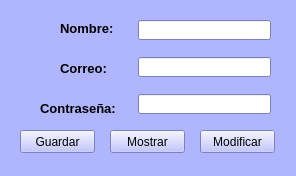
<?xml version="1.0" encoding="UTF-8"?>
<ui version="4.0">
 <class>Practica</class>
 <widget class="QWidget" name="Practica">
  <property name="geometry">
   <rect>
    <x>0</x>
    <y>0</y>
    <width>296</width>
    <height>176</height>
   </rect>
  </property>
  <property name="palette">
   <palette>
    <active>
     <colorrole role="WindowText">
      <brush brushstyle="SolidPattern">
       <color alpha="255">
        <red>0</red>
        <green>0</green>
        <blue>0</blue>
       </color>
      </brush>
     </colorrole>
     <colorrole role="Button">
      <brush brushstyle="SolidPattern">
       <color alpha="255">
        <red>175</red>
        <green>181</green>
        <blue>255</blue>
       </color>
      </brush>
     </colorrole>
     <colorrole role="Light">
      <brush brushstyle="SolidPattern">
       <color alpha="255">
        <red>255</red>
        <green>255</green>
        <blue>255</blue>
       </color>
      </brush>
     </colorrole>
     <colorrole role="Midlight">
      <brush brushstyle="SolidPattern">
       <color alpha="255">
        <red>215</red>
        <green>218</green>
        <blue>255</blue>
       </color>
      </brush>
     </colorrole>
     <colorrole role="Dark">
      <brush brushstyle="SolidPattern">
       <color alpha="255">
        <red>87</red>
        <green>90</green>
        <blue>127</blue>
       </color>
      </brush>
     </colorrole>
     <colorrole role="Mid">
      <brush brushstyle="SolidPattern">
       <color alpha="255">
        <red>117</red>
        <green>121</green>
        <blue>170</blue>
       </color>
      </brush>
     </colorrole>
     <colorrole role="Text">
      <brush brushstyle="SolidPattern">
       <color alpha="255">
        <red>0</red>
        <green>0</green>
        <blue>0</blue>
       </color>
      </brush>
     </colorrole>
     <colorrole role="BrightText">
      <brush brushstyle="SolidPattern">
       <color alpha="255">
        <red>255</red>
        <green>255</green>
        <blue>255</blue>
       </color>
      </brush>
     </colorrole>
     <colorrole role="ButtonText">
      <brush brushstyle="SolidPattern">
       <color alpha="255">
        <red>0</red>
        <green>0</green>
        <blue>0</blue>
       </color>
      </brush>
     </colorrole>
     <colorrole role="Base">
      <brush brushstyle="SolidPattern">
       <color alpha="255">
        <red>255</red>
        <green>255</green>
        <blue>255</blue>
       </color>
      </brush>
     </colorrole>
     <colorrole role="Window">
      <brush brushstyle="SolidPattern">
       <color alpha="255">
        <red>175</red>
        <green>181</green>
        <blue>255</blue>
       </color>
      </brush>
     </colorrole>
     <colorrole role="Shadow">
      <brush brushstyle="SolidPattern">
       <color alpha="255">
        <red>0</red>
        <green>0</green>
        <blue>0</blue>
       </color>
      </brush>
     </colorrole>
     <colorrole role="AlternateBase">
      <brush brushstyle="SolidPattern">
       <color alpha="255">
        <red>215</red>
        <green>218</green>
        <blue>255</blue>
       </color>
      </brush>
     </colorrole>
     <colorrole role="ToolTipBase">
      <brush brushstyle="SolidPattern">
       <color alpha="255">
        <red>255</red>
        <green>255</green>
        <blue>220</blue>
       </color>
      </brush>
     </colorrole>
     <colorrole role="ToolTipText">
      <brush brushstyle="SolidPattern">
       <color alpha="255">
        <red>0</red>
        <green>0</green>
        <blue>0</blue>
       </color>
      </brush>
     </colorrole>
     <colorrole role="PlaceholderText">
      <brush brushstyle="SolidPattern">
       <color alpha="128">
        <red>0</red>
        <green>0</green>
        <blue>0</blue>
       </color>
      </brush>
     </colorrole>
    </active>
    <inactive>
     <colorrole role="WindowText">
      <brush brushstyle="SolidPattern">
       <color alpha="255">
        <red>0</red>
        <green>0</green>
        <blue>0</blue>
       </color>
      </brush>
     </colorrole>
     <colorrole role="Button">
      <brush brushstyle="SolidPattern">
       <color alpha="255">
        <red>175</red>
        <green>181</green>
        <blue>255</blue>
       </color>
      </brush>
     </colorrole>
     <colorrole role="Light">
      <brush brushstyle="SolidPattern">
       <color alpha="255">
        <red>255</red>
        <green>255</green>
        <blue>255</blue>
       </color>
      </brush>
     </colorrole>
     <colorrole role="Midlight">
      <brush brushstyle="SolidPattern">
       <color alpha="255">
        <red>215</red>
        <green>218</green>
        <blue>255</blue>
       </color>
      </brush>
     </colorrole>
     <colorrole role="Dark">
      <brush brushstyle="SolidPattern">
       <color alpha="255">
        <red>87</red>
        <green>90</green>
        <blue>127</blue>
       </color>
      </brush>
     </colorrole>
     <colorrole role="Mid">
      <brush brushstyle="SolidPattern">
       <color alpha="255">
        <red>117</red>
        <green>121</green>
        <blue>170</blue>
       </color>
      </brush>
     </colorrole>
     <colorrole role="Text">
      <brush brushstyle="SolidPattern">
       <color alpha="255">
        <red>0</red>
        <green>0</green>
        <blue>0</blue>
       </color>
      </brush>
     </colorrole>
     <colorrole role="BrightText">
      <brush brushstyle="SolidPattern">
       <color alpha="255">
        <red>255</red>
        <green>255</green>
        <blue>255</blue>
       </color>
      </brush>
     </colorrole>
     <colorrole role="ButtonText">
      <brush brushstyle="SolidPattern">
       <color alpha="255">
        <red>0</red>
        <green>0</green>
        <blue>0</blue>
       </color>
      </brush>
     </colorrole>
     <colorrole role="Base">
      <brush brushstyle="SolidPattern">
       <color alpha="255">
        <red>255</red>
        <green>255</green>
        <blue>255</blue>
       </color>
      </brush>
     </colorrole>
     <colorrole role="Window">
      <brush brushstyle="SolidPattern">
       <color alpha="255">
        <red>175</red>
        <green>181</green>
        <blue>255</blue>
       </color>
      </brush>
     </colorrole>
     <colorrole role="Shadow">
      <brush brushstyle="SolidPattern">
       <color alpha="255">
        <red>0</red>
        <green>0</green>
        <blue>0</blue>
       </color>
      </brush>
     </colorrole>
     <colorrole role="AlternateBase">
      <brush brushstyle="SolidPattern">
       <color alpha="255">
        <red>215</red>
        <green>218</green>
        <blue>255</blue>
       </color>
      </brush>
     </colorrole>
     <colorrole role="ToolTipBase">
      <brush brushstyle="SolidPattern">
       <color alpha="255">
        <red>255</red>
        <green>255</green>
        <blue>220</blue>
       </color>
      </brush>
     </colorrole>
     <colorrole role="ToolTipText">
      <brush brushstyle="SolidPattern">
       <color alpha="255">
        <red>0</red>
        <green>0</green>
        <blue>0</blue>
       </color>
      </brush>
     </colorrole>
     <colorrole role="PlaceholderText">
      <brush brushstyle="SolidPattern">
       <color alpha="128">
        <red>0</red>
        <green>0</green>
        <blue>0</blue>
       </color>
      </brush>
     </colorrole>
    </inactive>
    <disabled>
     <colorrole role="WindowText">
      <brush brushstyle="SolidPattern">
       <color alpha="255">
        <red>87</red>
        <green>90</green>
        <blue>127</blue>
       </color>
      </brush>
     </colorrole>
     <colorrole role="Button">
      <brush brushstyle="SolidPattern">
       <color alpha="255">
        <red>175</red>
        <green>181</green>
        <blue>255</blue>
       </color>
      </brush>
     </colorrole>
     <colorrole role="Light">
      <brush brushstyle="SolidPattern">
       <color alpha="255">
        <red>255</red>
        <green>255</green>
        <blue>255</blue>
       </color>
      </brush>
     </colorrole>
     <colorrole role="Midlight">
      <brush brushstyle="SolidPattern">
       <color alpha="255">
        <red>215</red>
        <green>218</green>
        <blue>255</blue>
       </color>
      </brush>
     </colorrole>
     <colorrole role="Dark">
      <brush brushstyle="SolidPattern">
       <color alpha="255">
        <red>87</red>
        <green>90</green>
        <blue>127</blue>
       </color>
      </brush>
     </colorrole>
     <colorrole role="Mid">
      <brush brushstyle="SolidPattern">
       <color alpha="255">
        <red>117</red>
        <green>121</green>
        <blue>170</blue>
       </color>
      </brush>
     </colorrole>
     <colorrole role="Text">
      <brush brushstyle="SolidPattern">
       <color alpha="255">
        <red>87</red>
        <green>90</green>
        <blue>127</blue>
       </color>
      </brush>
     </colorrole>
     <colorrole role="BrightText">
      <brush brushstyle="SolidPattern">
       <color alpha="255">
        <red>255</red>
        <green>255</green>
        <blue>255</blue>
       </color>
      </brush>
     </colorrole>
     <colorrole role="ButtonText">
      <brush brushstyle="SolidPattern">
       <color alpha="255">
        <red>87</red>
        <green>90</green>
        <blue>127</blue>
       </color>
      </brush>
     </colorrole>
     <colorrole role="Base">
      <brush brushstyle="SolidPattern">
       <color alpha="255">
        <red>175</red>
        <green>181</green>
        <blue>255</blue>
       </color>
      </brush>
     </colorrole>
     <colorrole role="Window">
      <brush brushstyle="SolidPattern">
       <color alpha="255">
        <red>175</red>
        <green>181</green>
        <blue>255</blue>
       </color>
      </brush>
     </colorrole>
     <colorrole role="Shadow">
      <brush brushstyle="SolidPattern">
       <color alpha="255">
        <red>0</red>
        <green>0</green>
        <blue>0</blue>
       </color>
      </brush>
     </colorrole>
     <colorrole role="AlternateBase">
      <brush brushstyle="SolidPattern">
       <color alpha="255">
        <red>175</red>
        <green>181</green>
        <blue>255</blue>
       </color>
      </brush>
     </colorrole>
     <colorrole role="ToolTipBase">
      <brush brushstyle="SolidPattern">
       <color alpha="255">
        <red>255</red>
        <green>255</green>
        <blue>220</blue>
       </color>
      </brush>
     </colorrole>
     <colorrole role="ToolTipText">
      <brush brushstyle="SolidPattern">
       <color alpha="255">
        <red>0</red>
        <green>0</green>
        <blue>0</blue>
       </color>
      </brush>
     </colorrole>
     <colorrole role="PlaceholderText">
      <brush brushstyle="SolidPattern">
       <color alpha="128">
        <red>0</red>
        <green>0</green>
        <blue>0</blue>
       </color>
      </brush>
     </colorrole>
    </disabled>
   </palette>
  </property>
  <property name="windowTitle">
   <string>Datos</string>
  </property>
  <widget class="QPushButton" name="btnGuardar">
   <property name="geometry">
    <rect>
     <x>20</x>
     <y>130</y>
     <width>75</width>
     <height>23</height>
    </rect>
   </property>
   <property name="text">
    <string>Guardar</string>
   </property>
  </widget>
  <widget class="QLabel" name="lblNombre">
   <property name="geometry">
    <rect>
     <x>60</x>
     <y>20</y>
     <width>54</width>
     <height>16</height>
    </rect>
   </property>
   <property name="font">
    <font>
     <pointsize>10</pointsize>
     <weight>75</weight>
     <bold>true</bold>
    </font>
   </property>
   <property name="text">
    <string>Nombre:</string>
   </property>
  </widget>
  <widget class="QLabel" name="lblCorreo">
   <property name="geometry">
    <rect>
     <x>60</x>
     <y>60</y>
     <width>49</width>
     <height>16</height>
    </rect>
   </property>
   <property name="font">
    <font>
     <pointsize>10</pointsize>
     <weight>75</weight>
     <bold>true</bold>
    </font>
   </property>
   <property name="text">
    <string>Correo:</string>
   </property>
  </widget>
  <widget class="QLabel" name="lblPass">
   <property name="geometry">
    <rect>
     <x>40</x>
     <y>100</y>
     <width>80</width>
     <height>16</height>
    </rect>
   </property>
   <property name="font">
    <font>
     <pointsize>10</pointsize>
     <weight>75</weight>
     <bold>true</bold>
    </font>
   </property>
   <property name="text">
    <string>Contraseña:</string>
   </property>
  </widget>
  <widget class="QLineEdit" name="txtNombre">
   <property name="geometry">
    <rect>
     <x>138</x>
     <y>20</y>
     <width>133</width>
     <height>20</height>
    </rect>
   </property>
  </widget>
  <widget class="QLineEdit" name="txtCorreo">
   <property name="geometry">
    <rect>
     <x>138</x>
     <y>57</y>
     <width>133</width>
     <height>20</height>
    </rect>
   </property>
  </widget>
  <widget class="QLineEdit" name="txtPass">
   <property name="geometry">
    <rect>
     <x>138</x>
     <y>94</y>
     <width>133</width>
     <height>20</height>
    </rect>
   </property>
  </widget>
  <widget class="QPushButton" name="btnMostrar">
   <property name="geometry">
    <rect>
     <x>110</x>
     <y>130</y>
     <width>75</width>
     <height>23</height>
    </rect>
   </property>
   <property name="text">
    <string>Mostrar</string>
   </property>
  </widget>
  <widget class="QPushButton" name="btnEditar">
   <property name="geometry">
    <rect>
     <x>200</x>
     <y>130</y>
     <width>75</width>
     <height>23</height>
    </rect>
   </property>
   <property name="text">
    <string>Modificar</string>
   </property>
  </widget>
  <widget class="QLabel" name="lblId">
   <property name="geometry">
    <rect>
     <x>0</x>
     <y>0</y>
     <width>71</width>
     <height>16</height>
    </rect>
   </property>
   <property name="text">
    <string/>
   </property>
  </widget>
 </widget>
 <resources/>
 <connections/>
</ui>
